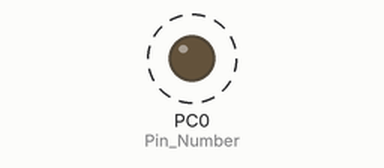
Simulated run of this program. Board: ATmega32, built with avr-gcc and emulated at 8 MHz. On the bench: output pins drawn as LEDs (lit = HIGH). Dashed ring = blinking. The board resets itself during the run and starts again.

Above: at 0.2 s.
Timing chart, 0 to 3.5 s (numbered marks = the images above):
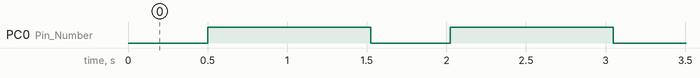

The program:

main.c
```c
/*
 * Watch_DoG.c
 *
 * Created: 3/27/2023 5:07:01 PM
 * Author : minas
 */

#define F_CPU 8000000UL
#include <avr/io.h>
#include <util/delay.h>

#define Set_Bit(PORT,Bit)       PORT |=  (1<<Bit)		// Set pin
#define Reset_Bit(PORT,Bit)     PORT &= ~(1<<Bit)		// Reset pin
#define Toggle_Bit(PORT,Bit)    PORT ^=  (1<<Bit)		// Toggle pin
#define Read_Bit(PORT,Bit)     ((PORT >> Bit) & 1)		// Read from pin

#define LED_DDR				DDRC
#define LED_PORT			PORTC
#define Pin_Number			0

	void WDT_OFF(void){
		WDTCR |= (1<<WDTOE)|(1<<WDE);
		WDTCR =0x00;
	}

	void WDT_ON(void){
		WDTCR |= (1 << WDP1) | (1 << WDP2) | (1 << WDE);
		Reset_Bit(WDTCR,WDP0);
	}
int main(void)
{
    Set_Bit(LED_DDR,Pin_Number);//Output pin 0
	_delay_ms(500);
    while (1)
    {
		WDT_ON();//Reset if CPU stuck.
		Toggle_Bit(LED_PORT,Pin_Number);
		_delay_ms(2000);
		WDT_OFF();

    }
}
```

Measured:
- by itself, PC0 (Pin_Number): alternates HIGH for 1.0 s and LOW for 0.50 s
